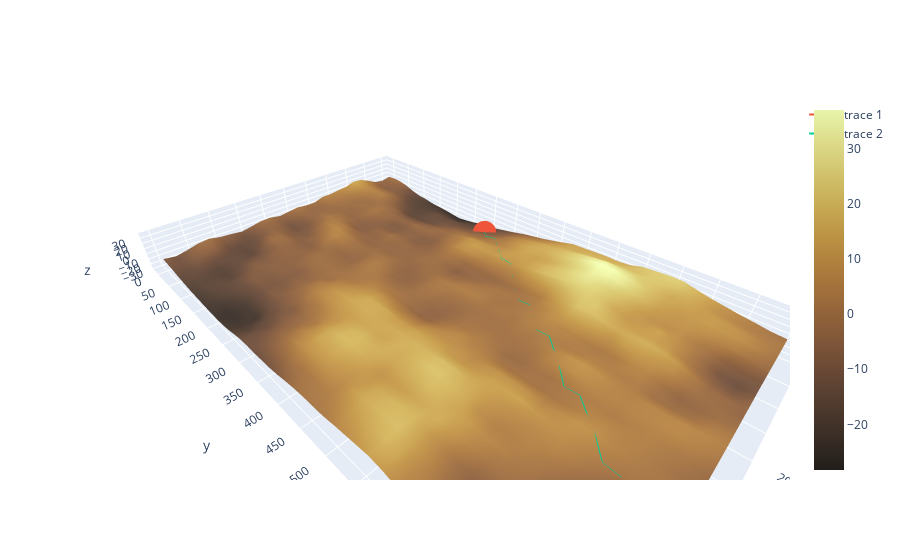
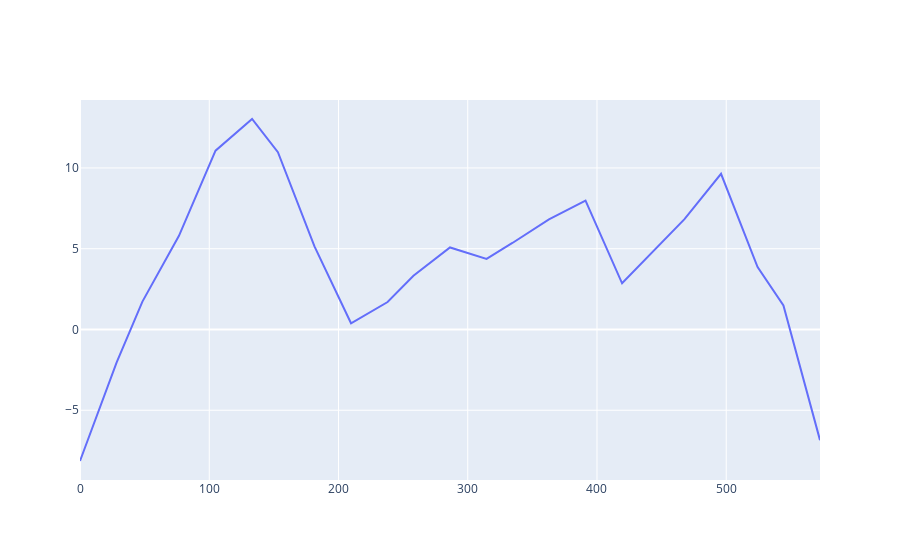
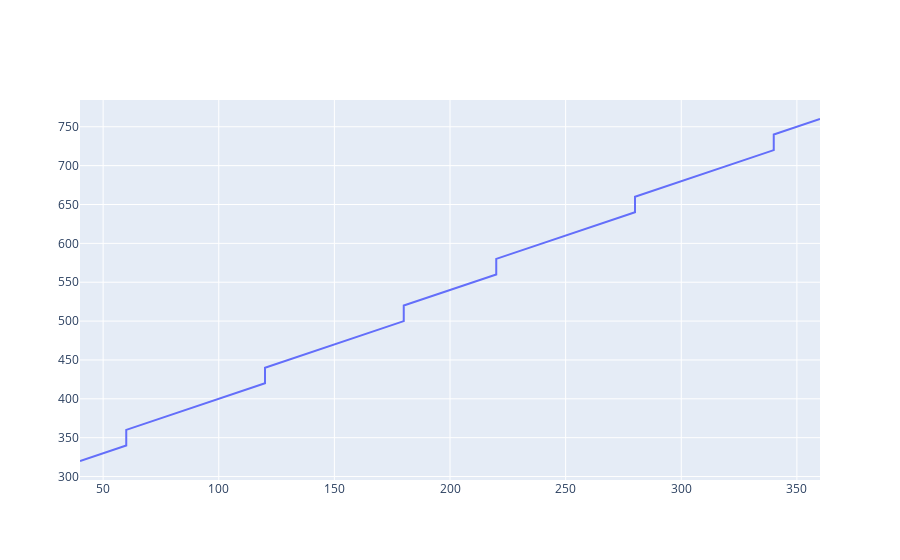

The notebook cell these images were saved under, in order:
### Code cell
def euclidean_dist(x, y, x0, y0):
    return np.sqrt((x - x0) ** 2 + (y - y0) ** 2)

def a_less_than_b(a, b):
    if a <= b:
        return 1
    else:
        return -1
    
# starting point (point 1) is assumed to be the one with lesser x-value
# the other point is the ending point (point 2)
xP1 = int(min(xP))
ind_xP1 = xP.index(xP1)
yP1 = int(yP[ind_xP1])
ind_xP2 = int(not ind_xP1)
xP2 = int(xP[ind_xP2])
yP2 = int(yP[ind_xP2])

# we now connect the two points using the points that form the land (surface)
# the vertical projection of the connecting trace will be similar to that of the straight line seen earlier
pts_x = []
pts_y = []
pts_z = []
pts_x.append(xP1)
pts_y.append(yP1)
pts_z.append(Z[int(yP1/ gap)][int(xP1/ gap)])

if xP1 != xP2 and yP1 != yP2:
    interm_pts = [] # stores data related to the intermediate points that will form the desired trace
    m = (yP2 - yP1)/ (xP2 - xP1) # slope of the projection of the straight line in 2-d plane
    for xi in range(xP1 + gap, xP2, gap):
        yi = m * (xi - xP1) + yP1
        d = euclidean_dist(xi, yi, xP1, yP1)
        interm_pts.append([xi, yi, d, xi, int(yi/ gap) * gap, xi, int(yi/ gap + 1) * gap])
        
    yP1_smaller_than_yP2 = a_less_than_b(yP1, yP2) # if yP1 <= yP2, value = 1; else -1
    for yi in range(yP1 + yP1_smaller_than_yP2 * gap, yP2, yP1_smaller_than_yP2 * gap):
        xi = 1/ m * (yi - yP1) + xP1
        d = euclidean_dist(xi, yi, xP1, yP1)
        interm_pts.append([xi, yi, d, int(xi/ gap) * gap, yi, int(xi/ gap + 1) * gap, yi])
    interm_pts.sort(key = lambda i: i[2]) # sorts the data based on the distance of intermediate point from the start point (point 1)
    
    for i in range(len(interm_pts)):
        x1 = interm_pts[i][0]
        y1 = interm_pts[i][1]
        x2 = interm_pts[i][3]
        y2 = interm_pts[i][4]
        x3 = interm_pts[i][5]
        y3 = interm_pts[i][6]
        if euclidean_dist(x1, y1, x2, y2) < euclidean_dist(x1, y1, x3, y3):
            pts_x.append(x2)
            pts_y.append(y2)
            pts_z.append(Z[int(y2/ gap)][int(x2/ gap)])
        else:
            pts_x.append(x3)
            pts_y.append(y3)
            pts_z.append(Z[int(y3/ gap)][int(x3/ gap)])
            
elif xP1 != xP2: # if yP1 = yP2
    for xi in range(xP1 + gap, xP2, gap):
        pts_x.append(xi)
        pts_y.append(yP1)
        pts_z.append(Z[int(yP1/ gap)][int(xi/ gap)])
        
elif yP1 != yP2: # assuming start and destination points are not one above the other 
    yP1_smaller_than_yP2 = a_smaller_than_b(yP1, yP2) # if yP1 is smaller than yP2, value = 1; else -1
    for yi in range(yP1 + yP1_smaller_than_yP2 * gap, yP2, yP1_smaller_than_yP2 * gap):
        pts_x.append(xP1)
        pts_y.append(yi)
        pts_z.append(Z[int(yi/ gap)][int(xP1/ gap)])
    
pts_x.append(xP2)
pts_y.append(yP2)
pts_z.append(Z[int(yP2/ gap)][int(xP2/ gap)])

fig.add_trace(go.Scatter3d(
    x = pts_x, 
    y = pts_y, 
    z = pts_z, 
    mode = 'lines'
))
fig.show()


long_length = [0] # longitudinal length of the vertical projection of highway
l = 0
max_grade = 0
for i in range(len(pts_x) - 1):
    del_l = np.sqrt((pts_x[i + 1] - pts_x[i]) ** 2 + (pts_y[i + 1] - pts_y[i]) ** 2)
    l += del_l
    long_length.append(l)
    
    grade = abs(pts_z[i + 1] - pts_z[i])/ del_l
    if grade > max_grade:
        max_grade = grade

profile = go.Figure()
profile.add_trace(go.Scatter(x = long_length, y = pts_z))
profile.show()

v_proj = go.Figure()
v_proj.add_trace(go.Scatter(x = pts_x, y = pts_y))
v_proj.show()

### Figure 1 — Plotly figure (JSON) as saved in the notebook; plotly's stock layout.template omitted (floating-point values rounded to 4 significant figures; data arrays with more than 128 entries replaced by an {"elided": "..."} marker saying what was removed)
{"data": [{"colorscale": [[0, "rgb(232, 245, 171)"], [0.09091, "rgb(220, 219, 137)"], [0.1818, "rgb(209, 193, 107)"], [0.2727, "rgb(199, 168, 83)"], [0.3636, "rgb(186, 143, 66)"], [0.4545, "rgb(170, 121, 60)"], [0.5455, "rgb(151, 103, 58)"], [0.6364, "rgb(129, 87, 56)"], [0.7273, "rgb(104, 72, 53)"], [0.8182, "rgb(80, 59, 46)"], [0.9091, "rgb(57, 45, 37)"], [1, "rgb(34, 30, 27)"]], "opacity": 1, "reversescale": true, "type": "surface", "x": {"elided": "41x26 int values"}, "y": {"elided": "41x26 int values"}, "z": {"elided": "41x26 float values"}}, {"type": "scatter3d", "x": [360, 40], "y": [760, 320], "z": [-6.851, -8.142]}, {"mode": "lines", "type": "scatter3d", "x": [40, 60, 60, 60, 80, 80, 100, 100, 120, 120, 120, 140, 140, 160, 160, 180, 180, 180, 200, 200, 220, 220, 220, 240, 240, 260, 260, 280, 280, 280, 300, 300, 320, 320, 340, 340, 340, 360], "y": [320, 340, 340, 360, 380, 380, 400, 400, 420, 440, 440, 460, 460, 480, 480, 500, 520, 520, 540, 540, 560, 560, 580, 600, 600, 620, 620, 640, 660, 660, 680, 680, 700, 700, 720, 740, 740, 760], "z": [-8.142, -2.055, -2.055, 1.727, 5.802, 5.802, 11.07, 11.07, 13.03, 10.98, 10.98, 5.146, 5.146, 0.3847, 0.3847, 1.699, 3.331, 3.331, 5.079, 5.079, 4.374, 4.374, 5.357, 6.821, 6.821, 7.972, 7.972, 2.861, 4.509, 4.509, 6.835, 6.835, 9.639, 9.639, 3.869, 1.484, 1.484, -6.851]}], "layout": {"scene": {"aspectmode": "data", "xaxis": {"nticks": 26}, "yaxis": {"nticks": 41}}}}

### Figure 2 — Plotly figure (JSON) as saved in the notebook; plotly's stock layout.template omitted (floating-point values rounded to 4 significant figures)
{"data": [{"type": "scatter", "x": [0, 28.28, 28.28, 48.28, 76.57, 76.57, 104.9, 104.9, 133.1, 153.1, 153.1, 181.4, 181.4, 209.7, 209.7, 238.0, 258.0, 258.0, 286.3, 286.3, 314.6, 314.6, 334.6, 362.8, 362.8, 391.1, 391.1, 419.4, 439.4, 439.4, 467.7, 467.7, 496.0, 496.0, 524.3, 544.3, 544.3, 572.5], "y": [-8.142, -2.055, -2.055, 1.727, 5.802, 5.802, 11.07, 11.07, 13.03, 10.98, 10.98, 5.146, 5.146, 0.3847, 0.3847, 1.699, 3.331, 3.331, 5.079, 5.079, 4.374, 4.374, 5.357, 6.821, 6.821, 7.972, 7.972, 2.861, 4.509, 4.509, 6.835, 6.835, 9.639, 9.639, 3.869, 1.484, 1.484, -6.851]}], "layout": {}}

### Figure 3 — Plotly figure (JSON) as saved in the notebook; plotly's stock layout.template omitted (floating-point values rounded to 4 significant figures)
{"data": [{"type": "scatter", "x": [40, 60, 60, 60, 80, 80, 100, 100, 120, 120, 120, 140, 140, 160, 160, 180, 180, 180, 200, 200, 220, 220, 220, 240, 240, 260, 260, 280, 280, 280, 300, 300, 320, 320, 340, 340, 340, 360], "y": [320, 340, 340, 360, 380, 380, 400, 400, 420, 440, 440, 460, 460, 480, 480, 500, 520, 520, 540, 540, 560, 560, 580, 600, 600, 620, 620, 640, 660, 660, 680, 680, 700, 700, 720, 740, 740, 760]}], "layout": {}}
